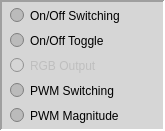
   <widget class="QFrame" name="OutputModeFrame">
    <property name="enabled">
     <bool>true</bool>
    </property>
    <property name="geometry">
     <rect>
      <x>335</x>
      <y>65</y>
      <width>165</width>
      <height>131</height>
     </rect>
    </property>
    <property name="palette">
     <palette>
      <active>
       <colorrole role="Button">
        <brush brushstyle="SolidPattern">
         <color alpha="255">
          <red>255</red>
          <green>255</green>
          <blue>255</blue>
         </color>
        </brush>
       </colorrole>
       <colorrole role="Midlight">
        <brush brushstyle="SolidPattern">
         <color alpha="255">
          <red>255</red>
          <green>255</green>
          <blue>255</blue>
         </color>
        </brush>
       </colorrole>
       <colorrole role="Base">
        <brush brushstyle="SolidPattern">
         <color alpha="255">
          <red>255</red>
          <green>255</green>
          <blue>255</blue>
         </color>
        </brush>
       </colorrole>
       <colorrole role="Window">
        <brush brushstyle="SolidPattern">
         <color alpha="255">
          <red>214</red>
          <green>214</green>
          <blue>214</blue>
         </color>
        </brush>
       </colorrole>
       <colorrole role="Shadow">
        <brush brushstyle="SolidPattern">
         <color alpha="255">
          <red>0</red>
          <green>0</green>
          <blue>255</blue>
         </color>
        </brush>
       </colorrole>
      </active>
      <inactive>
       <colorrole role="Button">
        <brush brushstyle="SolidPattern">
         <color alpha="255">
          <red>255</red>
          <green>255</green>
          <blue>255</blue>
         </color>
        </brush>
       </colorrole>
       <colorrole role="Midlight">
        <brush brushstyle="SolidPattern">
         <color alpha="255">
          <red>255</red>
          <green>255</green>
          <blue>255</blue>
         </color>
        </brush>
       </colorrole>
       <colorrole role="Base">
        <brush brushstyle="SolidPattern">
         <color alpha="255">
          <red>255</red>
          <green>255</green>
          <blue>255</blue>
         </color>
        </brush>
       </colorrole>
       <colorrole role="Window">
        <brush brushstyle="SolidPattern">
         <color alpha="255">
          <red>214</red>
          <green>214</green>
          <blue>214</blue>
         </color>
        </brush>
       </colorrole>
       <colorrole role="Shadow">
        <brush brushstyle="SolidPattern">
         <color alpha="255">
          <red>0</red>
          <green>0</green>
          <blue>255</blue>
         </color>
        </brush>
       </colorrole>
      </inactive>
      <disabled>
       <colorrole role="Button">
        <brush brushstyle="SolidPattern">
         <color alpha="255">
          <red>255</red>
          <green>255</green>
          <blue>255</blue>
         </color>
        </brush>
       </colorrole>
       <colorrole role="Midlight">
        <brush brushstyle="SolidPattern">
         <color alpha="255">
          <red>255</red>
          <green>255</green>
          <blue>255</blue>
         </color>
        </brush>
       </colorrole>
       <colorrole role="Base">
        <brush brushstyle="SolidPattern">
         <color alpha="255">
          <red>214</red>
          <green>214</green>
          <blue>214</blue>
         </color>
        </brush>
       </colorrole>
       <colorrole role="Window">
        <brush brushstyle="SolidPattern">
         <color alpha="255">
          <red>214</red>
          <green>214</green>
          <blue>214</blue>
         </color>
        </brush>
       </colorrole>
       <colorrole role="Shadow">
        <brush brushstyle="SolidPattern">
         <color alpha="255">
          <red>0</red>
          <green>0</green>
          <blue>255</blue>
         </color>
        </brush>
       </colorrole>
      </disabled>
     </palette>
    </property>
    <property name="font">
     <font>
      <pointsize>13</pointsize>
     </font>
    </property>
    <property name="autoFillBackground">
     <bool>true</bool>
    </property>
    <property name="styleSheet">
     <string notr="true"/>
    </property>
    <property name="frameShape">
     <enum>QFrame::Panel</enum>
    </property>
    <property name="frameShadow">
     <enum>QFrame::Sunken</enum>
    </property>
    <property name="lineWidth">
     <number>2</number>
    </property>
    <property name="midLineWidth">
     <number>1</number>
    </property>
    <widget class="QRadioButton" name="RadioButtonPWMDisable">
     <property name="geometry">
      <rect>
       <x>10</x>
       <y>5</y>
       <width>136</width>
       <height>21</height>
      </rect>
     </property>
     <property name="palette">
      <palette>
       <active>
        <colorrole role="Text">
         <brush brushstyle="SolidPattern">
          <color alpha="255">
           <red>0</red>
           <green>0</green>
           <blue>255</blue>
          </color>
         </brush>
        </colorrole>
        <colorrole role="ButtonText">
         <brush brushstyle="SolidPattern">
          <color alpha="255">
           <red>0</red>
           <green>0</green>
           <blue>255</blue>
          </color>
         </brush>
        </colorrole>
        <colorrole role="Base">
         <brush brushstyle="SolidPattern">
          <color alpha="255">
           <red>187</red>
           <green>187</green>
           <blue>187</blue>
          </color>
         </brush>
        </colorrole>
        <colorrole role="Window">
         <brush brushstyle="SolidPattern">
          <color alpha="255">
           <red>187</red>
           <green>187</green>
           <blue>187</blue>
          </color>
         </brush>
        </colorrole>
        <colorrole role="Shadow">
         <brush brushstyle="SolidPattern">
          <color alpha="255">
           <red>118</red>
           <green>116</green>
           <blue>114</blue>
          </color>
         </brush>
        </colorrole>
        <colorrole role="Highlight">
         <brush brushstyle="SolidPattern">
          <color alpha="255">
           <red>48</red>
           <green>140</green>
           <blue>198</blue>
          </color>
         </brush>
        </colorrole>
       </active>
       <inactive>
        <colorrole role="Text">
         <brush brushstyle="SolidPattern">
          <color alpha="255">
           <red>0</red>
           <green>0</green>
           <blue>255</blue>
          </color>
         </brush>
        </colorrole>
        <colorrole role="ButtonText">
         <brush brushstyle="SolidPattern">
          <color alpha="255">
           <red>0</red>
           <green>0</green>
           <blue>255</blue>
          </color>
         </brush>
        </colorrole>
        <colorrole role="Base">
         <brush brushstyle="SolidPattern">
          <color alpha="255">
           <red>187</red>
           <green>187</green>
           <blue>187</blue>
          </color>
         </brush>
        </colorrole>
        <colorrole role="Window">
         <brush brushstyle="SolidPattern">
          <color alpha="255">
           <red>187</red>
           <green>187</green>
           <blue>187</blue>
          </color>
         </brush>
        </colorrole>
        <colorrole role="Shadow">
         <brush brushstyle="SolidPattern">
          <color alpha="255">
           <red>118</red>
           <green>116</green>
           <blue>114</blue>
          </color>
         </brush>
        </colorrole>
        <colorrole role="Highlight">
         <brush brushstyle="SolidPattern">
          <color alpha="255">
           <red>48</red>
           <green>140</green>
           <blue>198</blue>
          </color>
         </brush>
        </colorrole>
       </inactive>
       <disabled>
        <colorrole role="Text">
         <brush brushstyle="SolidPattern">
          <color alpha="255">
           <red>0</red>
           <green>0</green>
           <blue>255</blue>
          </color>
         </brush>
        </colorrole>
        <colorrole role="ButtonText">
         <brush brushstyle="SolidPattern">
          <color alpha="255">
           <red>0</red>
           <green>0</green>
           <blue>255</blue>
          </color>
         </brush>
        </colorrole>
        <colorrole role="Base">
         <brush brushstyle="SolidPattern">
          <color alpha="255">
           <red>187</red>
           <green>187</green>
           <blue>176</blue>
          </color>
         </brush>
        </colorrole>
        <colorrole role="Window">
         <brush brushstyle="SolidPattern">
          <color alpha="255">
           <red>214</red>
           <green>214</green>
           <blue>214</blue>
          </color>
         </brush>
        </colorrole>
        <colorrole role="Shadow">
         <brush brushstyle="SolidPattern">
          <color alpha="255">
           <red>214</red>
           <green>214</green>
           <blue>214</blue>
          </color>
         </brush>
        </colorrole>
        <colorrole role="Highlight">
         <brush brushstyle="SolidPattern">
          <color alpha="255">
           <red>214</red>
           <green>214</green>
           <blue>214</blue>
          </color>
         </brush>
        </colorrole>
       </disabled>
      </palette>
     </property>
     <property name="font">
      <font>
       <pointsize>9</pointsize>
      </font>
     </property>
     <property name="text">
      <string>On/Off Switching</string>
     </property>
    </widget>
    <widget class="QRadioButton" name="RadioButtonPWMEnable">
     <property name="geometry">
      <rect>
       <x>10</x>
       <y>80</y>
       <width>131</width>
       <height>21</height>
      </rect>
     </property>
     <property name="palette">
      <palette>
       <active>
        <colorrole role="Text">
         <brush brushstyle="SolidPattern">
          <color alpha="255">
           <red>0</red>
           <green>0</green>
           <blue>255</blue>
          </color>
         </brush>
        </colorrole>
        <colorrole role="ButtonText">
         <brush brushstyle="SolidPattern">
          <color alpha="255">
           <red>0</red>
           <green>0</green>
           <blue>255</blue>
          </color>
         </brush>
        </colorrole>
        <colorrole role="Base">
         <brush brushstyle="SolidPattern">
          <color alpha="255">
           <red>187</red>
           <green>187</green>
           <blue>187</blue>
          </color>
         </brush>
        </colorrole>
        <colorrole role="Window">
         <brush brushstyle="SolidPattern">
          <color alpha="255">
           <red>187</red>
           <green>187</green>
           <blue>187</blue>
          </color>
         </brush>
        </colorrole>
        <colorrole role="Shadow">
         <brush brushstyle="SolidPattern">
          <color alpha="255">
           <red>118</red>
           <green>116</green>
           <blue>114</blue>
          </color>
         </brush>
        </colorrole>
        <colorrole role="Highlight">
         <brush brushstyle="SolidPattern">
          <color alpha="255">
           <red>48</red>
           <green>140</green>
           <blue>198</blue>
          </color>
         </brush>
        </colorrole>
       </active>
       <inactive>
        <colorrole role="Text">
         <brush brushstyle="SolidPattern">
          <color alpha="255">
           <red>0</red>
           <green>0</green>
           <blue>255</blue>
          </color>
         </brush>
        </colorrole>
        <colorrole role="ButtonText">
         <brush brushstyle="SolidPattern">
          <color alpha="255">
           <red>0</red>
           <green>0</green>
           <blue>255</blue>
          </color>
         </brush>
        </colorrole>
        <colorrole role="Base">
         <brush brushstyle="SolidPattern">
          <color alpha="255">
           <red>187</red>
           <green>187</green>
           <blue>187</blue>
          </color>
         </brush>
        </colorrole>
        <colorrole role="Window">
         <brush brushstyle="SolidPattern">
          <color alpha="255">
           <red>187</red>
           <green>187</green>
           <blue>187</blue>
          </color>
         </brush>
        </colorrole>
        <colorrole role="Shadow">
         <brush brushstyle="SolidPattern">
          <color alpha="255">
           <red>118</red>
           <green>116</green>
           <blue>114</blue>
          </color>
         </brush>
        </colorrole>
        <colorrole role="Highlight">
         <brush brushstyle="SolidPattern">
          <color alpha="255">
           <red>48</red>
           <green>140</green>
           <blue>198</blue>
          </color>
         </brush>
        </colorrole>
       </inactive>
       <disabled>
        <colorrole role="Text">
         <brush brushstyle="SolidPattern">
          <color alpha="255">
           <red>0</red>
           <green>0</green>
           <blue>255</blue>
          </color>
         </brush>
        </colorrole>
        <colorrole role="ButtonText">
         <brush brushstyle="SolidPattern">
          <color alpha="255">
           <red>0</red>
           <green>0</green>
           <blue>255</blue>
          </color>
         </brush>
        </colorrole>
        <colorrole role="Base">
         <brush brushstyle="SolidPattern">
          <color alpha="255">
           <red>187</red>
           <green>187</green>
           <blue>176</blue>
          </color>
         </brush>
        </colorrole>
        <colorrole role="Window">
         <brush brushstyle="SolidPattern">
          <color alpha="255">
           <red>214</red>
           <green>214</green>
           <blue>214</blue>
          </color>
         </brush>
        </colorrole>
        <colorrole role="Shadow">
         <brush brushstyle="SolidPattern">
          <color alpha="255">
           <red>214</red>
           <green>214</green>
           <blue>214</blue>
          </color>
         </brush>
        </colorrole>
        <colorrole role="Highlight">
         <brush brushstyle="SolidPattern">
          <color alpha="255">
           <red>214</red>
           <green>214</green>
           <blue>214</blue>
          </color>
         </brush>
        </colorrole>
       </disabled>
      </palette>
     </property>
     <property name="font">
      <font>
       <pointsize>9</pointsize>
      </font>
     </property>
     <property name="text">
      <string>PWM Switching</string>
     </property>
    </widget>
    <widget class="QRadioButton" name="RadioButtonRGBEnable">
     <property name="enabled">
      <bool>false</bool>
     </property>
     <property name="geometry">
      <rect>
       <x>10</x>
       <y>55</y>
       <width>141</width>
       <height>21</height>
      </rect>
     </property>
     <property name="palette">
      <palette>
       <active>
        <colorrole role="Text">
         <brush brushstyle="SolidPattern">
          <color alpha="255">
           <red>0</red>
           <green>0</green>
           <blue>255</blue>
          </color>
         </brush>
        </colorrole>
        <colorrole role="ButtonText">
         <brush brushstyle="SolidPattern">
          <color alpha="255">
           <red>0</red>
           <green>0</green>
           <blue>255</blue>
          </color>
         </brush>
        </colorrole>
        <colorrole role="Base">
         <brush brushstyle="SolidPattern">
          <color alpha="255">
           <red>187</red>
           <green>187</green>
           <blue>187</blue>
          </color>
         </brush>
        </colorrole>
        <colorrole role="Window">
         <brush brushstyle="SolidPattern">
          <color alpha="255">
           <red>187</red>
           <green>187</green>
           <blue>187</blue>
          </color>
         </brush>
        </colorrole>
        <colorrole role="Shadow">
         <brush brushstyle="SolidPattern">
          <color alpha="255">
           <red>118</red>
           <green>116</green>
           <blue>114</blue>
          </color>
         </brush>
        </colorrole>
        <colorrole role="Highlight">
         <brush brushstyle="SolidPattern">
          <color alpha="255">
           <red>48</red>
           <green>140</green>
           <blue>198</blue>
          </color>
         </brush>
        </colorrole>
       </active>
       <inactive>
        <colorrole role="Text">
         <brush brushstyle="SolidPattern">
          <color alpha="255">
           <red>0</red>
           <green>0</green>
           <blue>255</blue>
          </color>
         </brush>
        </colorrole>
        <colorrole role="ButtonText">
         <brush brushstyle="SolidPattern">
          <color alpha="255">
           <red>0</red>
           <green>0</green>
           <blue>255</blue>
          </color>
         </brush>
        </colorrole>
        <colorrole role="Base">
         <brush brushstyle="SolidPattern">
          <color alpha="255">
           <red>187</red>
           <green>187</green>
           <blue>187</blue>
          </color>
         </brush>
        </colorrole>
        <colorrole role="Window">
         <brush brushstyle="SolidPattern">
          <color alpha="255">
           <red>187</red>
           <green>187</green>
           <blue>187</blue>
          </color>
         </brush>
        </colorrole>
        <colorrole role="Shadow">
         <brush brushstyle="SolidPattern">
          <color alpha="255">
           <red>118</red>
           <green>116</green>
           <blue>114</blue>
          </color>
         </brush>
        </colorrole>
        <colorrole role="Highlight">
         <brush brushstyle="SolidPattern">
          <color alpha="255">
           <red>48</red>
           <green>140</green>
           <blue>198</blue>
          </color>
         </brush>
        </colorrole>
       </inactive>
       <disabled>
        <colorrole role="Text">
         <brush brushstyle="SolidPattern">
          <color alpha="255">
           <red>0</red>
           <green>0</green>
           <blue>255</blue>
          </color>
         </brush>
        </colorrole>
        <colorrole role="ButtonText">
         <brush brushstyle="SolidPattern">
          <color alpha="255">
           <red>0</red>
           <green>0</green>
           <blue>255</blue>
          </color>
         </brush>
        </colorrole>
        <colorrole role="Base">
         <brush brushstyle="SolidPattern">
          <color alpha="255">
           <red>214</red>
           <green>214</green>
           <blue>214</blue>
          </color>
         </brush>
        </colorrole>
        <colorrole role="Window">
         <brush brushstyle="SolidPattern">
          <color alpha="255">
           <red>214</red>
           <green>214</green>
           <blue>214</blue>
          </color>
         </brush>
        </colorrole>
        <colorrole role="Shadow">
         <brush brushstyle="SolidPattern">
          <color alpha="255">
           <red>214</red>
           <green>214</green>
           <blue>214</blue>
          </color>
         </brush>
        </colorrole>
        <colorrole role="Highlight">
         <brush brushstyle="SolidPattern">
          <color alpha="255">
           <red>214</red>
           <green>214</green>
           <blue>214</blue>
          </color>
         </brush>
        </colorrole>
       </disabled>
      </palette>
     </property>
     <property name="font">
      <font>
       <pointsize>9</pointsize>
      </font>
     </property>
     <property name="text">
      <string>RGB Output </string>
     </property>
    </widget>
    <widget class="QRadioButton" name="RadioButtonOutputToggle">
     <property name="geometry">
      <rect>
       <x>10</x>
       <y>30</y>
       <width>131</width>
       <height>21</height>
      </rect>
     </property>
     <property name="palette">
      <palette>
       <active>
        <colorrole role="Text">
         <brush brushstyle="SolidPattern">
          <color alpha="255">
           <red>0</red>
           <green>0</green>
           <blue>255</blue>
          </color>
         </brush>
        </colorrole>
        <colorrole role="ButtonText">
         <brush brushstyle="SolidPattern">
          <color alpha="255">
           <red>0</red>
           <green>0</green>
           <blue>255</blue>
          </color>
         </brush>
        </colorrole>
        <colorrole role="Base">
         <brush brushstyle="SolidPattern">
          <color alpha="255">
           <red>187</red>
           <green>187</green>
           <blue>187</blue>
          </color>
         </brush>
        </colorrole>
        <colorrole role="Window">
         <brush brushstyle="SolidPattern">
          <color alpha="255">
           <red>187</red>
           <green>187</green>
           <blue>187</blue>
          </color>
         </brush>
        </colorrole>
        <colorrole role="Shadow">
         <brush brushstyle="SolidPattern">
          <color alpha="255">
           <red>118</red>
           <green>116</green>
           <blue>114</blue>
          </color>
         </brush>
        </colorrole>
        <colorrole role="Highlight">
         <brush brushstyle="SolidPattern">
          <color alpha="255">
           <red>48</red>
           <green>140</green>
           <blue>198</blue>
          </color>
         </brush>
        </colorrole>
       </active>
       <inactive>
        <colorrole role="Text">
         <brush brushstyle="SolidPattern">
          <color alpha="255">
           <red>0</red>
           <green>0</green>
           <blue>255</blue>
          </color>
         </brush>
        </colorrole>
        <colorrole role="ButtonText">
         <brush brushstyle="SolidPattern">
          <color alpha="255">
           <red>0</red>
           <green>0</green>
           <blue>255</blue>
          </color>
         </brush>
        </colorrole>
        <colorrole role="Base">
         <brush brushstyle="SolidPattern">
          <color alpha="255">
           <red>187</red>
           <green>187</green>
           <blue>187</blue>
          </color>
         </brush>
        </colorrole>
        <colorrole role="Window">
         <brush brushstyle="SolidPattern">
          <color alpha="255">
           <red>187</red>
           <green>187</green>
           <blue>187</blue>
          </color>
         </brush>
        </colorrole>
        <colorrole role="Shadow">
         <brush brushstyle="SolidPattern">
          <color alpha="255">
           <red>118</red>
           <green>116</green>
           <blue>114</blue>
          </color>
         </brush>
        </colorrole>
        <colorrole role="Highlight">
         <brush brushstyle="SolidPattern">
          <color alpha="255">
           <red>48</red>
           <green>140</green>
           <blue>198</blue>
          </color>
         </brush>
        </colorrole>
       </inactive>
       <disabled>
        <colorrole role="Text">
         <brush brushstyle="SolidPattern">
          <color alpha="255">
           <red>0</red>
           <green>0</green>
           <blue>255</blue>
          </color>
         </brush>
        </colorrole>
        <colorrole role="ButtonText">
         <brush brushstyle="SolidPattern">
          <color alpha="255">
           <red>0</red>
           <green>0</green>
           <blue>255</blue>
          </color>
         </brush>
        </colorrole>
        <colorrole role="Base">
         <brush brushstyle="SolidPattern">
          <color alpha="255">
           <red>187</red>
           <green>187</green>
           <blue>176</blue>
          </color>
         </brush>
        </colorrole>
        <colorrole role="Window">
         <brush brushstyle="SolidPattern">
          <color alpha="255">
           <red>214</red>
           <green>214</green>
           <blue>214</blue>
          </color>
         </brush>
        </colorrole>
        <colorrole role="Shadow">
         <brush brushstyle="SolidPattern">
          <color alpha="255">
           <red>214</red>
           <green>214</green>
           <blue>214</blue>
          </color>
         </brush>
        </colorrole>
        <colorrole role="Highlight">
         <brush brushstyle="SolidPattern">
          <color alpha="255">
           <red>214</red>
           <green>214</green>
           <blue>214</blue>
          </color>
         </brush>
        </colorrole>
       </disabled>
      </palette>
     </property>
     <property name="font">
      <font>
       <pointsize>9</pointsize>
      </font>
     </property>
     <property name="text">
      <string>On/Off Toggle</string>
     </property>
    </widget>
    <widget class="QRadioButton" name="RadioButtonPWMMagnitude">
     <property name="geometry">
      <rect>
       <x>10</x>
       <y>105</y>
       <width>156</width>
       <height>21</height>
      </rect>
     </property>
     <property name="palette">
      <palette>
       <active>
        <colorrole role="Text">
         <brush brushstyle="SolidPattern">
          <color alpha="255">
           <red>0</red>
           <green>0</green>
           <blue>255</blue>
          </color>
         </brush>
        </colorrole>
        <colorrole role="ButtonText">
         <brush brushstyle="SolidPattern">
          <color alpha="255">
           <red>0</red>
           <green>0</green>
           <blue>255</blue>
          </color>
         </brush>
        </colorrole>
        <colorrole role="Base">
         <brush brushstyle="SolidPattern">
          <color alpha="255">
           <red>187</red>
           <green>187</green>
           <blue>187</blue>
          </color>
         </brush>
        </colorrole>
        <colorrole role="Window">
         <brush brushstyle="SolidPattern">
          <color alpha="255">
           <red>187</red>
           <green>187</green>
           <blue>187</blue>
          </color>
         </brush>
        </colorrole>
        <colorrole role="Shadow">
         <brush brushstyle="SolidPattern">
          <color alpha="255">
           <red>118</red>
           <green>116</green>
           <blue>114</blue>
          </color>
         </brush>
        </colorrole>
        <colorrole role="Highlight">
         <brush brushstyle="SolidPattern">
          <color alpha="255">
           <red>48</red>
           <green>140</green>
           <blue>198</blue>
          </color>
         </brush>
        </colorrole>
       </active>
       <inactive>
        <colorrole role="Text">
         <brush brushstyle="SolidPattern">
          <color alpha="255">
           <red>0</red>
           <green>0</green>
           <blue>255</blue>
          </color>
         </brush>
        </colorrole>
        <colorrole role="ButtonText">
         <brush brushstyle="SolidPattern">
          <color alpha="255">
           <red>0</red>
           <green>0</green>
           <blue>255</blue>
          </color>
         </brush>
        </colorrole>
        <colorrole role="Base">
         <brush brushstyle="SolidPattern">
          <color alpha="255">
           <red>187</red>
           <green>187</green>
           <blue>187</blue>
          </color>
         </brush>
        </colorrole>
        <colorrole role="Window">
         <brush brushstyle="SolidPattern">
          <color alpha="255">
           <red>187</red>
           <green>187</green>
           <blue>187</blue>
          </color>
         </brush>
        </colorrole>
        <colorrole role="Shadow">
         <brush brushstyle="SolidPattern">
          <color alpha="255">
           <red>118</red>
           <green>116</green>
           <blue>114</blue>
          </color>
         </brush>
        </colorrole>
        <colorrole role="Highlight">
         <brush brushstyle="SolidPattern">
          <color alpha="255">
           <red>48</red>
           <green>140</green>
           <blue>198</blue>
          </color>
         </brush>
        </colorrole>
       </inactive>
       <disabled>
        <colorrole role="Text">
         <brush brushstyle="SolidPattern">
          <color alpha="255">
           <red>0</red>
           <green>0</green>
           <blue>255</blue>
          </color>
         </brush>
        </colorrole>
        <colorrole role="ButtonText">
         <brush brushstyle="SolidPattern">
          <color alpha="255">
           <red>0</red>
           <green>0</green>
           <blue>255</blue>
          </color>
         </brush>
        </colorrole>
        <colorrole role="Base">
         <brush brushstyle="SolidPattern">
          <color alpha="255">
           <red>187</red>
           <green>187</green>
           <blue>176</blue>
          </color>
         </brush>
        </colorrole>
        <colorrole role="Window">
         <brush brushstyle="SolidPattern">
          <color alpha="255">
           <red>214</red>
           <green>214</green>
           <blue>214</blue>
          </color>
         </brush>
        </colorrole>
        <colorrole role="Shadow">
         <brush brushstyle="SolidPattern">
          <color alpha="255">
           <red>214</red>
           <green>214</green>
           <blue>214</blue>
          </color>
         </brush>
        </colorrole>
        <colorrole role="Highlight">
         <brush brushstyle="SolidPattern">
          <color alpha="255">
           <red>214</red>
           <green>214</green>
           <blue>214</blue>
          </color>
         </brush>
        </colorrole>
       </disabled>
      </palette>
     </property>
     <property name="font">
      <font>
       <pointsize>9</pointsize>
      </font>
     </property>
     <property name="text">
      <string>PWM Magnitude</string>
     </property>
    </widget>
   </widget>
